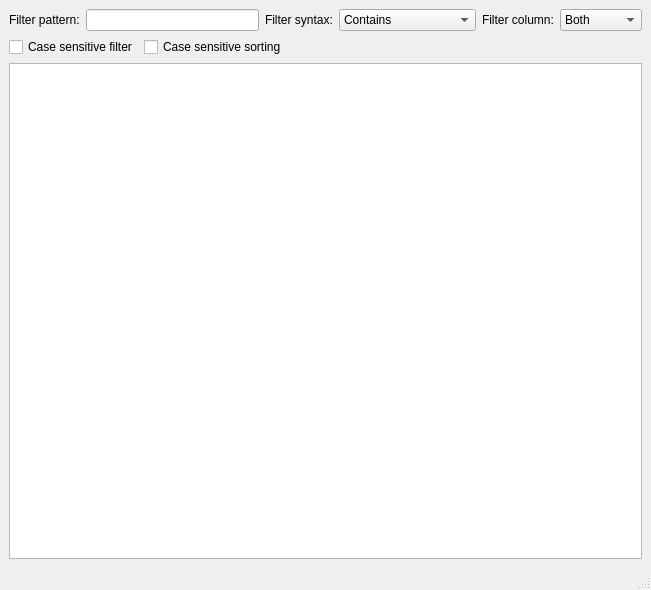
<?xml version="1.0" encoding="UTF-8"?>
<ui version="4.0">
 <class>MainWindow</class>
 <widget class="QMainWindow" name="MainWindow">
  <property name="geometry">
   <rect>
    <x>0</x>
    <y>0</y>
    <width>651</width>
    <height>590</height>
   </rect>
  </property>
  <property name="windowTitle">
   <string>Searchable Tree</string>
  </property>
  <widget class="QWidget" name="centralwidget">
   <layout class="QVBoxLayout" name="verticalLayout">
    <item>
     <layout class="QHBoxLayout" name="horizontalLayout_2">
      <item>
       <widget class="QLabel" name="filterPatternLabel">
        <property name="text">
         <string>Filter pattern:</string>
        </property>
       </widget>
      </item>
      <item>
       <widget class="QLineEdit" name="filterPatternEdit">
        <property name="clearButtonEnabled">
         <bool>false</bool>
        </property>
       </widget>
      </item>
      <item>
       <widget class="QLabel" name="filterSyntaxLabel">
        <property name="text">
         <string>Filter syntax:</string>
        </property>
       </widget>
      </item>
      <item>
       <widget class="QComboBox" name="filterSyntaxComboBox">
        <item>
         <property name="text">
          <string>Contains</string>
         </property>
        </item>
        <item>
         <property name="text">
          <string>Regular Expression</string>
         </property>
        </item>
        <item>
         <property name="text">
          <string>Starts with</string>
         </property>
        </item>
        <item>
         <property name="text">
          <string>Ends with</string>
         </property>
        </item>
       </widget>
      </item>
      <item>
       <widget class="QLabel" name="filterColumnLabel">
        <property name="text">
         <string>Filter column:</string>
        </property>
       </widget>
      </item>
      <item>
       <widget class="QComboBox" name="filterColumnComboBox">
        <item>
         <property name="text">
          <string>Both</string>
         </property>
        </item>
        <item>
         <property name="text">
          <string>Title</string>
         </property>
        </item>
        <item>
         <property name="text">
          <string>Summary</string>
         </property>
        </item>
       </widget>
      </item>
     </layout>
    </item>
    <item>
     <layout class="QHBoxLayout" name="horizontalLayout">
      <item>
       <widget class="QCheckBox" name="caseSensitiveFilterCB">
        <property name="text">
         <string>Case sensitive filter</string>
        </property>
       </widget>
      </item>
      <item>
       <widget class="QCheckBox" name="caseSensitiveSortingCB">
        <property name="text">
         <string>Case sensitive sorting</string>
        </property>
        <property name="tristate">
         <bool>false</bool>
        </property>
       </widget>
      </item>
      <item>
       <spacer name="horizontalSpacer">
        <property name="orientation">
         <enum>Qt::Horizontal</enum>
        </property>
        <property name="sizeHint" stdset="0">
         <size>
          <width>40</width>
          <height>20</height>
         </size>
        </property>
       </spacer>
      </item>
     </layout>
    </item>
    <item>
     <widget class="QTreeView" name="treeView">
      <property name="alternatingRowColors">
       <bool>true</bool>
      </property>
      <property name="sortingEnabled">
       <bool>true</bool>
      </property>
      <attribute name="headerCascadingSectionResizes">
       <bool>true</bool>
      </attribute>
     </widget>
    </item>
   </layout>
  </widget>
  <widget class="QMenuBar" name="menubar">
   <property name="geometry">
    <rect>
     <x>0</x>
     <y>0</y>
     <width>651</width>
     <height>21</height>
    </rect>
   </property>
  </widget>
  <widget class="QStatusBar" name="statusbar"/>
 </widget>
 <resources/>
 <connections/>
</ui>
